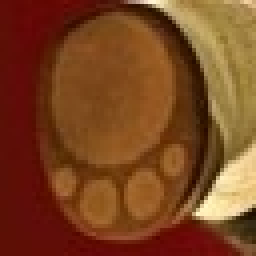
%> input picture Test_Demo/imlogopolar/44.jpg, 64 x 64 px (shown 4 times larger)
$ octave test.m   (GNU Octave 9; MATLAB toolbox functions it lacks are replaced by stand-ins)
%> lines starting %> are read from the running program, lines starting %| are printed output that depends on the picture
%> further down, im is the input picture: size 64x64x3 uint8; mean R, G, B 123.3, 68.7, 32.7
### Test_Demo/imlogopolar/parse_inputs.m
function [A,Ar,Ac,Nrho,Ntheta,Method,Center,Shape,Class] = parse_inputs(varargin)
% Outputs: A the input image
% Nrho the desired number of rows of transformed image
% Ntheta the desired number of columns of transformed image
% Method interpolation method (nearest,bilinear,bicubic)
% Center origin of input image
% Shape output size (full,valid)
% Class storage class of A

error(nargchk(3,6,nargin));

A = varargin{1};

Ar = size(A,1); % Ar = number of rows of the input image
%> Ar = 64
Ac = size(A,2); % Ac = number of columns of the input image
%> Ac = 64

Nrho = varargin{2};
%> Nrho = 64
Ntheta = varargin{3};
%> Ntheta = 64
Class = class(A);
%> Class = 'uint8'

if nargin < 4
Method = '';
else
Method = varargin{4};
%> Method = 'bilinear'
end
if isempty(Method)
Method = 'nearest';
end
Method = lower(Method);
if ~any(strcmp(Method,{'nearest','bilinear','bicubic'}))
error('Method must be one of ''nearest'', ''bilinear'', or ''bicubic''.');
end

if nargin < 5
Center = [];
else
Center = varargin{5};
end
if isempty(Center)
Center = [(Ac+1)/2 (Ar+1)/2];
%> Center = [32.5 32.5]
end
if length(Center(:))~=2
error('Center should be 1x2 array.');
end
if any(Center(:)>[Ac;Ar] | Center(:)<1) % THIS LINE USED TO READ 'if any(Center(:)>[Ar;Ac] | Center(:)<1)' but Ar and Ac should be swapped round -- look at line 40 for whty this should be. A.I.Wilmer, 12th Oct 2002
num2str(['Center is ',num2str(Center(1)),',',num2str(Center(2)) ' with size of image = ',num2str(Ar),'x',num2str(Ac),' (rows,columns)'])
warning('Center supplied is not within image boundaries.');
end

if nargin < 6
Shape = '';
else
Shape = varargin{6};
end
if isempty(Shape)
Shape = 'valid';
end
Shape = lower(Shape);
if ~any(strcmp(Shape,{'full','valid'}))
error('Shape must be one of ''full'' or ''valid''.');
end

if isa(A, 'uint8'), % Convert A to Double grayscale for interpolation
if islogical(A)
A = double(A);
else
A = double(A)/255;
end
end

### Test_Demo/imlogopolar/imlogpolar.m
function [rout,g,b] = imlogpolar(varargin)
%IMLOGPOLAR Compute logarithmic polar transformation of image.
% B = IMLOGPOLAR(A,NRHO,NTHETA,METHOD) computes the logarithmic
% polar transformation of image A, generating a log polar image
% of size NRHO by NTHETA. METHOD describes the interpolation
% method. METHOD is a string that can have one of these values:
%
% 'nearest' (default) nearest neighbor interpolation
%
% 'bilinear' bilinear interpolation
%
% 'bicubic' bicubic interpolation
%
% If you omit the METHOD argument, IMLOGPOLAR uses the default
% method of 'nearest'.
%
% B = IMLOGPOLAR(A,NRHO,NTHETA,METHOD,CTR) assumes that the 2x1
% vector CTR contains the coordinates of the origin in image A.
% If CTR is not supplied, the default is CTR = [(m+1)/2,(n+1)/2],
% where A has n rows and m columns.
%
% B = IMLOGPOLAR(A,NRHO,NTHETA,METHOD,CTR,SHAPE) where SHAPE is a
% string that can have one of these values:
%
% 'full' - returns log polar transformation containing ALL
% pixels from image A (the circumscribed circle
% centered at CTR)
%
% 'valid' - returns log polar transformation containing only
% pixels from the largest inscribed circle in image A
% centered at CTR.
%
% If you omit the SHAPE argument, IMLOGPOLAR uses the default shape
% of 'valid'. If you specify the shape 'full', invalid values on the
% periphery of B are set to NaN.
%
% Class Support
% -------------
% The input image can be of class uint8 or double. The output
% image is of the same class as the input image.
%
% Example
% -------
% I = imread('ic.tif');
% J = imlogpolar(I,64,64,'bilinear');
% imshow(I), figure, imshow(J)
%
% See also IMCROP, IMRESIZE, IMROTATE.

% Nathan D. Cahill 8-16-01, modified from:
% Clay M. Thompson 8-4-92
% Copyright 1993-1998 The MathWorks, Inc. All Rights Reserved.
% $Revision: 5.10 $ $Date: 1997/11/24 15:35:33 $

% Grandfathered:
% Without output arguments, IMLOGPOLAR(...) displays the transformed
% image in the current axis.

[Image,rows,cols,Nrho,Ntheta,Method,Center,Shape,ClassIn] = parse_inputs(varargin{:});
%> rows = 64; cols = 64; Nrho = 64; Ntheta = 64; Method = 'bilinear'; Center = [32.5 32.5]; Shape = 'valid'; ClassIn = 'uint8'

threeD = (ndims(Image)==3); % Determine if input includes a 3-D array
%> threeD = true

if threeD,
	[r,g,b] = transformImage(Image,rows,cols,Nrho,Ntheta,Method,Center,Shape);
	if nargout==0,
	imshow(r,g,b);%如果不要求输出参数，就直接显示图像
	return;
elseif nargout==1,
	if strcmp(ClassIn,'uint8');
		rout = repmat(uint8(0),[size(r),3]);
		rout(:,:,1) = uint8(round(r*255));
		rout(:,:,2) = uint8(round(g*255));
		rout(:,:,3) = uint8(round(b*255));
	else
		rout = zeros([size(r),3]);
		rout(:,:,1) = r;
		rout(:,:,2) = g;
		rout(:,:,3) = b;
	end
else % nargout==3
	if strcmp(ClassIn,'uint8')
		rout = uint8(round(r*255));
		g = uint8(round(g*255));
		b = uint8(round(b*255));
		else
			rout = r; % g,b are already defined correctly above
	end
end

else
	r = transformImage(Image,rows,cols,Nrho,Ntheta,Method,Center,Shape);
	if nargout==0,
		imshow(r);
		return;
	end
if strcmp(ClassIn,'uint8')
if islogical(Image)
r = im2uint8(logical(round(r)));
else
r = im2uint8(r);
end
end
rout = r;
end

### Test_Demo/imlogopolar/transformImage.m
function [r,g,b] = transformImage(A,Ar,Ac,Nrho,Ntheta,Method,Center,Shape)
%> called with Ar = 64, Ac = 64, Nrho = 64, Ntheta = 64, Method = 'bilinear', Center = [32.5 32.5], Shape = 'valid'
% Inputs: A the input image
% Nrho the desired number of rows of transformed image
% Ntheta the desired number of columns of transformed image
% Method interpolation method (nearest,bilinear,bicubic)
% Center origin of input image
% Shape output size (full,valid)
% Class storage class of A

global rho;

theta = linspace(0,2*pi,Ntheta+1); theta(end) = [];
%> after `theta = linspace(0,2*pi,Ntheta+1)`: theta = 65 values from 0 to 6.28

switch Shape
case 'full'
corners = [1 1;Ar 1;Ar Ac;1 Ac];
d = max(sqrt(sum((repmat(Center(:)',4,1)-corners).^2,2)));
case 'valid'
d = min([Ac-Center(1) Center(1)-1 Ar-Center(2) Center(2)-1]);
%> d = 31.5
end
minScale = 1;
rho = logspace(log10(minScale),log10(d),Nrho)'; % default 'base 10' logspace - play with d to change the scale of the log axis
%> rho = 64 values from 1 to 31.5

% convert polar coordinates to cartesian coordinates and center
% xx = rho*cos(theta+pi/2-rsa(A))+ Center(1);
% yy = rho*sin(theta+pi/2-rsa(A))+ Center(2);
xx = rho*cos(theta) + Center(1);
yy = rho*sin(theta) + Center(2);
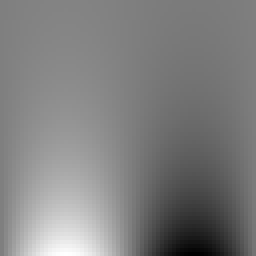
%> yy: size 64x64 double (shown 4 times larger); min 1, max 64, mean 32.5; mean of the top-left, top-right, bottom-left and bottom-right quarters 34.2, 30.8, 42.2, 22.8; drawn with min black and max white


if nargout==3
	if strcmp(Method,'nearest'), % Nearest neighbor interpolation
		r=interp2(A(:,:,1),xx,yy,'nearest');
		g=interp2(A(:,:,2),xx,yy,'nearest');
		b=interp2(A(:,:,3),xx,yy,'nearest');
	elseif strcmp(Method,'bilinear'), % Linear interpolation
		r=interp2(A(:,:,1),xx,yy,'linear');
		g=interp2(A(:,:,2),xx,yy,'linear');
		b=interp2(A(:,:,3),xx,yy,'linear');
	elseif strcmp(Method,'bicubic'), % Cubic interpolation
		r=interp2(A(:,:,1),xx,yy,'cubic');
		g=interp2(A(:,:,2),xx,yy,'cubic');
		b=interp2(A(:,:,3),xx,yy,'cubic');
	else
		error(['Unknown interpolation method: ',method]);
	end
% any pixels outside , pad with black
mask= (xx>Ac) | (xx<1) | (yy>Ar) | (yy<1);
%> mask: size 64x64 logical; every value is 0
r(mask)=NaN;
g(mask)=NaN;
b(mask)=NaN;
else
	if strcmp(Method,'nearest'), % Nearest neighbor interpolation
		r=interp2(A,xx,yy,'nearest');
	elseif strcmp(Method,'bilinear'), % Linear interpolation
		r=interp2(A,xx,yy,'linear');
	elseif strcmp(Method,'bicubic'), % Cubic interpolation
		r=interp2(A,xx,yy,'cubic');
	else
		error(['Unknown interpolation method: ',method]);
	end
% any pixels outside warp, pad with black
mask= (xx>Ac) | (xx<1) | (yy>Ar) | (yy<1);
r(mask)=NaN;
end

### Test_Demo/imlogopolar/test.m
im = imread('44.jpg');
im = imlogpolar(im,64,64,'bilinear');
%f = extractHOGFeatures(im);
%f = reshape(f, 14,14,9);
im = im(:,:,1);
%> im: size 64x64 uint8
%for i = 1:14
%    for j= 1:14
        F = fft(im);
        %F = fftshift(F);
        F = abs(F);
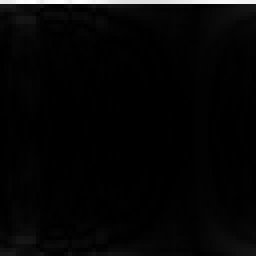
%> F: size 64x64 double (shown 4 times larger); min 0, max 9101, mean 233.6; drawn with min black and max white
       % [6 lines of commented-out code are left out]

im2 = imread('22.jpg');
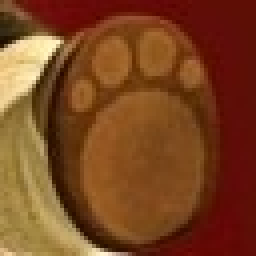
%> input picture Test_Demo/imlogopolar/22.jpg, 64 x 64 px (shown 4 times larger)
%> im2 is the input picture: size 64x64x3 uint8; mean R, G, B 123.3, 68.7, 32.7
im2 = imlogpolar(im2,64,64,'bilinear');
%> call 2 of transformImage, with Ar = 64, Ac = 64, Nrho = 64, Ntheta = 64, Method = 'bilinear', Center = [32.5 32.5], Shape = 'valid'
%> in transformImage (call 2), `r=interp2(A(:,:,1),xx,yy,'linear');`:
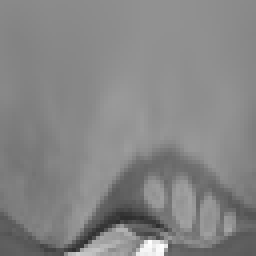
%> r: size 64x64 double (shown 4 times larger); min 0.184, max 0.999, mean 0.524
%> in transformImage (call 2), `g=interp2(A(:,:,2),xx,yy,'linear');`:
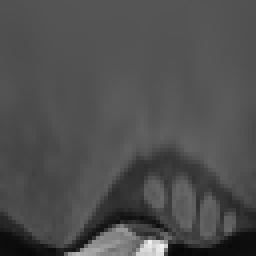
%> g: size 64x64 double (shown 4 times larger); min 0.0257, max 0.948, mean 0.309
%> in transformImage (call 2), `b=interp2(A(:,:,3),xx,yy,'linear');`:
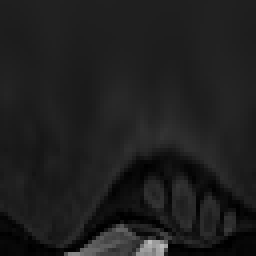
%> b: size 64x64 double (shown 4 times larger); min 0, max 0.739, mean 0.121
%> in imlogpolar (call 2), `rout(:,:,3) = uint8(round(b*255));`:
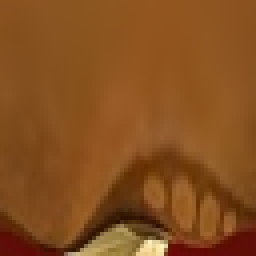
%> rout: size 64x64x3 uint8 (shown 4 times larger); mean R, G, B 133.6, 78.8, 31
%f2 = extractHOGFeatures(im2);
im2 = im2(:,:,1);
%> im2: size 64x64 uint8

F2 = fft(im2);
%F2 = fftshift(F2);
F2 = abs(F2);
        % [4 lines of commented-out code are left out]

  error = 0.0;
  for i = 1:64
      for j = 1:64
          error = error + (F(i,j) - F2(i,j));
      end
  end
%> after the loop, error = -1381.1
  error
%> error = -1381.1
